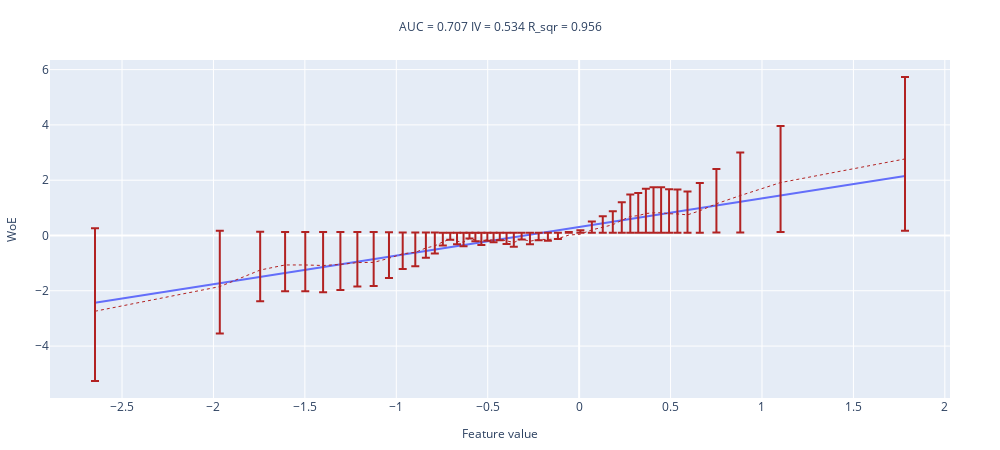

The code cell stored with this chart in its notebook:
### Markdown cell above
### Woe line roc_auc и iv на train выборке

### Code cell
prediction = pipline.predict_proba(X_train)[:, 1]
woe_line(logit(prediction), y_train, 50)
